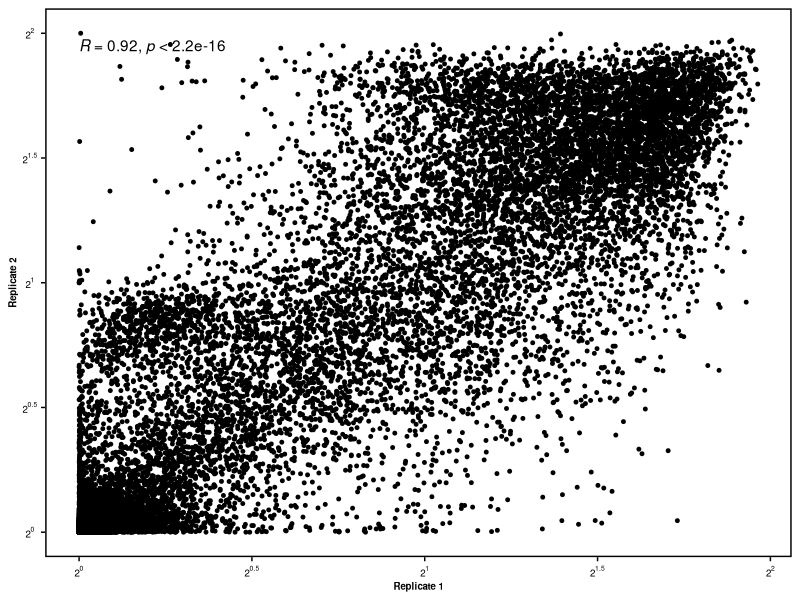
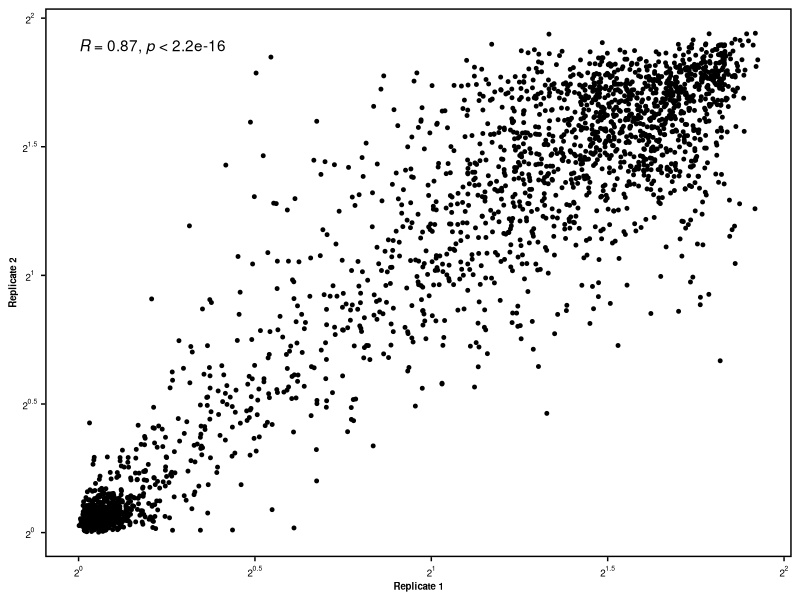
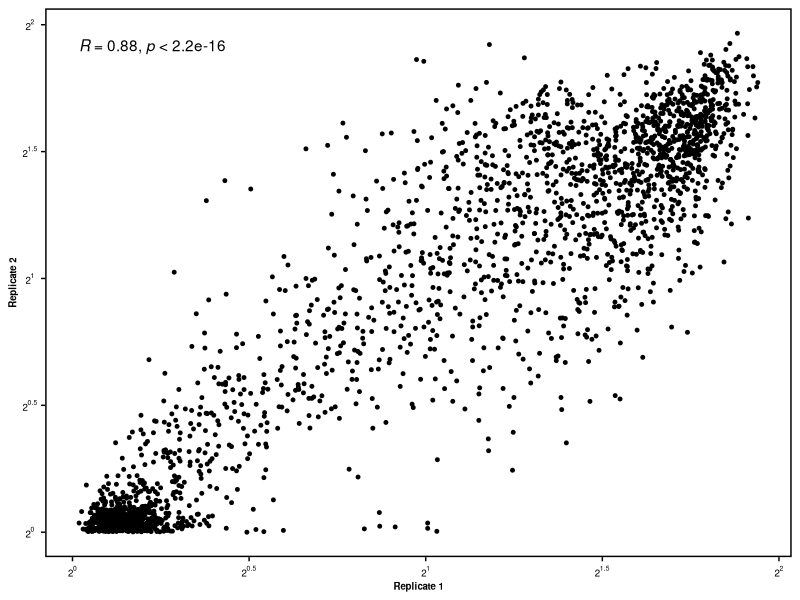
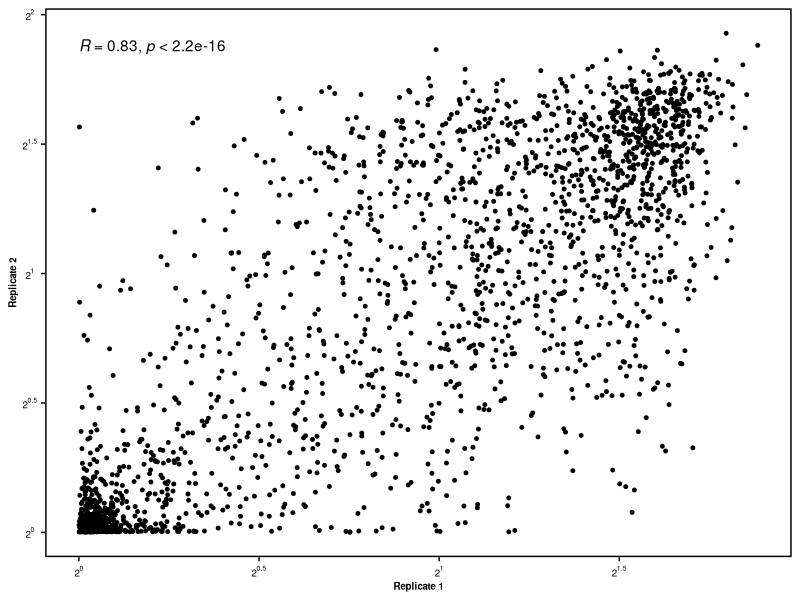
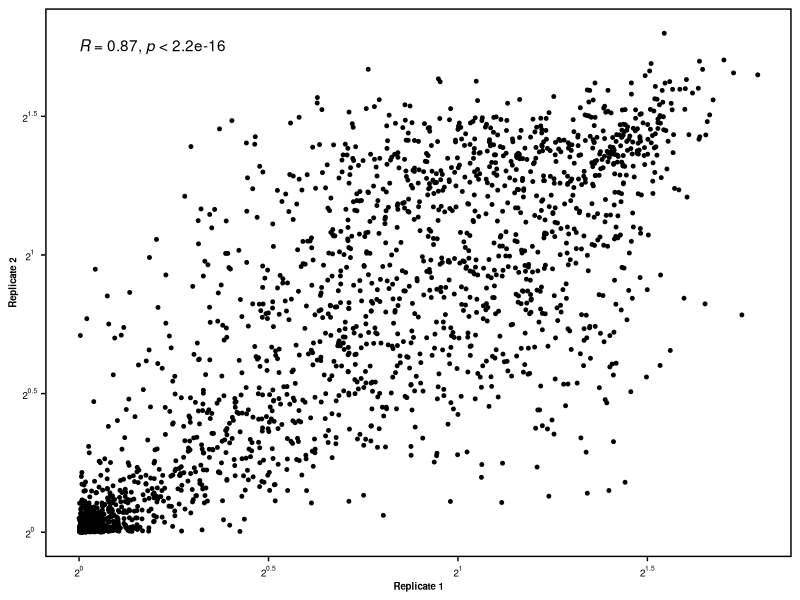
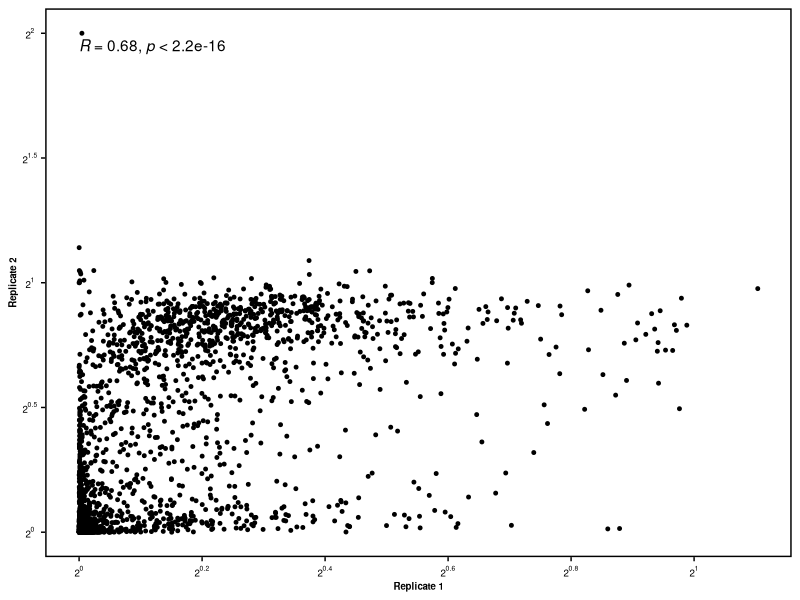
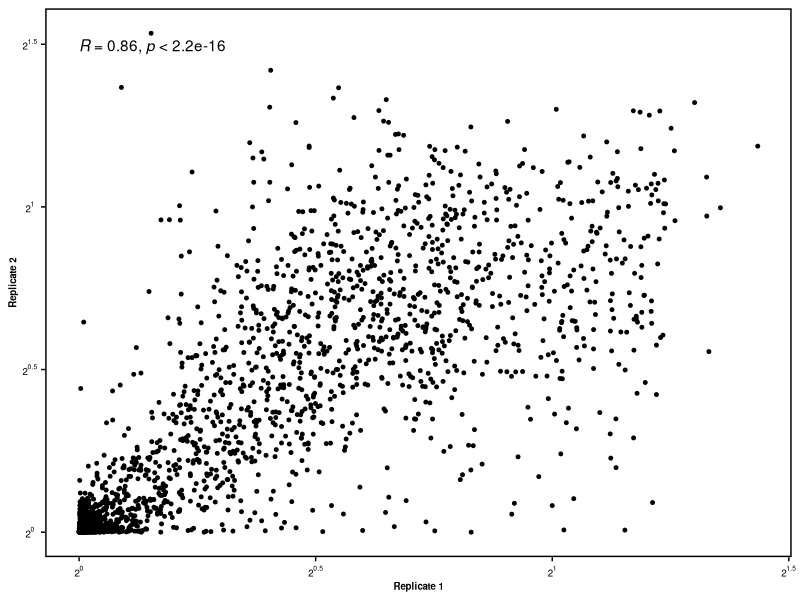
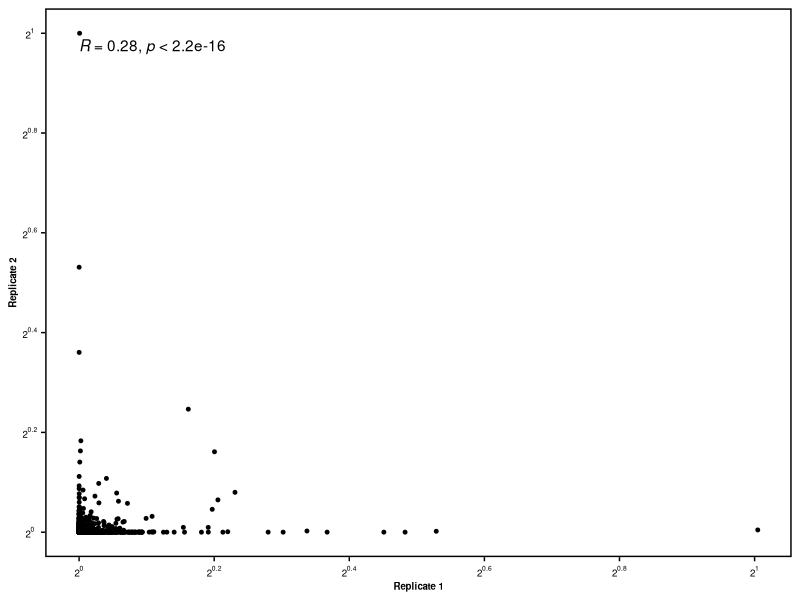

Write the R code that produced these figures, in order. (Note: a time limit stopped this script after it produced the figures.)
## ---- chunk 1
knitr::opts_chunk$set(echo = TRUE)
if(!file.exists("result")){
  dir.create(file.path("result"))
}
if(!file.exists("HC KD regression")){
  dir.create(file.path("HC KD regression"))
}
if(!file.exists("HC KD regression/rep1")){
  dir.create(file.path("HC KD regression/rep1"))
}
if(!file.exists("HC KD regression/rep2")){
  dir.create(file.path("HC KD regression/rep2"))
}
if(!file.exists("HC KD regression/mean")){
  dir.create(file.path("HC KD regression/mean"))
}
if(!file.exists("correlation")){
  dir.create(file.path("correlation"))
}
## ---- chunk 2
#load packages
library(dplyr)
library(ggplot2)
library(data.table)
library(broom)
library(gridExtra)
library(tidyr)
library(readxl)

library(ggpubr)
require(cowplot)
## ---- chunk 3
plot_kd_reg <- function(dt1,nls_broom, folder_suffix){
  concentration = c(1:20 %o% 10^(-13:-7)) # this should only generate 120 estimates per titration (faster!)
  nls_predictions <- dt1 %>%
    dplyr::select(mut) %>%
    merge(nls_broom %>%
            dplyr::select(-statistic, -p.value, -std.error) %>%
            spread(term, estimate),
          by="mut") %>%
    unique() %>%
    merge(dt1 %>% dplyr::select(mut, Kd_SE) %>% unique(), by="mut") %>%
    merge(as.data.frame(concentration), all=TRUE) %>%
    mutate(mean_bin = a*(concentration/(concentration+Kd))+b)
  
  annotations <- dt1 %>%
    dplyr::select(mut, Kd, Kd_SE,p.value) %>%
    unique()
  p<- ggplot(dt1, aes(conc, bin_mean)) +
    geom_point() +
    geom_line(data = nls_predictions,
              aes(concentration, mean_bin),
              color="red") + 
    scale_x_log10(lim=c(2e-14,2e-07)) +
    xlab("HA (M)") +
    ylab("Mean bin") +ggtitle(nls_predictions$mut[1])+
    geom_text(
      data    = annotations,
      mapping = aes(x = 5e-12,
                    y = 3,
                    label = c(paste(
                      "Kd=", format(Kd, digits=2),
                      "+/-", format(Kd_SE, digits=1), "M"," (p=",format(p.value, digits=2),")"))),
      size=2) +theme_cowplot(12)+
    theme(axis.text=element_text(size=7,face="bold",colour = 'black'),
          plot.title = element_text(color="black", size=8, face="bold.italic"),
          axis.text.x=element_text(angle=0,hjust=0.5,vjust=0.5,colour = 'black'),
          axis.text.y=element_text(hjust=0.5,vjust=0.5,colour = 'black'),
          axis.title=element_text(size=7,face="bold"),
          axis.line = element_line(colour = 'black', size = 0),
          panel.border = element_rect(colour = "black", fill=NA, size=1))
  ggsave(paste('HC KD regression/', folder_suffix, '/',
               nls_predictions$mut[1],'_regression_plot.png',sep=''),
         p,width=3, height=2, dpi=300,bg='white')
}
# define fun to plot correlation
plot_cor <- function(dt,bin){
  p1 <- ggscatter(dt, x = paste(bin,'1',sep=''), y = paste(bin,'2',sep=''), 
                conf.int = TRUE, size = 1,
                cor.coef = TRUE, cor.method = "spearman",
                xlab = "Replicate 1", ylab = "Replicate 2")+ 
  theme_cowplot(12)+
  theme(axis.text=element_text(size=7,face="bold",colour = 'black'),
        plot.title = element_text(color="black", size=8, face="bold.italic"),
        axis.text.x=element_text(angle=0,hjust=0.5,vjust=0.5,colour = 'black'),
        axis.text.y=element_text(hjust=0.5,vjust=0.5,colour = 'black'),
        axis.title=element_text(size=7,face="bold"),
        axis.line = element_line(colour = 'black', size = 0),
        panel.border = element_rect(colour = "black", fill=NA, size=1))
  ggsave(paste('correlation/correlation_',bin,'.png',sep=''),p1,width=3, height=3, dpi=300,bg='white')
}
# define fun to plot correlation
plot_cor_log1 <- function(dt,bin){
  p1 <- ggscatter(dt, x = paste(bin,'1',sep=''), y = paste(bin,'2',sep=''), 
                conf.int = TRUE, size = 1,
                cor.coef = TRUE, cor.method = "spearman",
                xlab = "Replicate 1", ylab = "Replicate 2")+ 
  yscale("log2", .format = TRUE)+ 
  xscale("log2", .format = TRUE)+
  theme_cowplot(12)+
  theme(axis.text=element_text(size=7,face="bold",colour = 'black'),
        plot.title = element_text(color="black", size=8, face="bold.italic"),
        axis.text.x=element_text(angle=0,hjust=0.5,vjust=0.5,colour = 'black'),
        axis.text.y=element_text(hjust=0.5,vjust=0.5,colour = 'black'),
        axis.title=element_text(size=7,face="bold"),
        axis.line = element_line(colour = 'black', size = 0),
        panel.border = element_rect(colour = "black", fill=NA, size=1))
  ggsave(paste('correlation/correlation_',bin,'.png',sep=''),p1,width=3, height=3, dpi=300,bg='white')
}
# define fun to plot correlation
plot_cor_log2 <- function(dt,bin,concentration){
  p1 <- ggscatter(dt, x = paste(bin,'1',sep=''), y = paste(bin,'2',sep=''), 
                conf.int = TRUE, size = 1,
                cor.coef = TRUE, cor.method = "spearman",
                xlab = "Replicate 1", ylab = "Replicate 2")+ 
  yscale("log2", .format = TRUE)+ 
  xscale("log2", .format = TRUE)+
  theme_cowplot(12)+
  theme(axis.text=element_text(size=7,face="bold",colour = 'black'),
        plot.title = element_text(color="black", size=8, face="bold.italic"),
        axis.text.x=element_text(angle=0,hjust=0.5,vjust=0.5,colour = 'black'),
        axis.text.y=element_text(hjust=0.5,vjust=0.5,colour = 'black'),
        axis.title=element_text(size=7,face="bold"),
        axis.line = element_line(colour = 'black', size = 0),
        panel.border = element_rect(colour = "black", fill=NA, size=1))
  ggsave(paste('correlation/correlation_',bin,concentration, '.png',sep=''),p1,width=3, height=3, dpi=300,bg='white')
}
## ---- chunk 4
# read data as dataframe
dt <- read.csv(file="../CR9114HC_GL_count_aa.tsv", sep = '\t')

dt[is.na(dt)] <-0
info_df <- read_excel("../../doc/germline_CR9114_FACS_info.xlsx")

# add info into count table - dt
names(dt)[3:83] <- info_df$`FACS Label`
## ---- chunk 5
# make total count for each sample
bin_count <- dt[, -c(1,2)] %>% colSums()
ratio <- c()
# calculate count/cell ratio
for (i in 1:81) {
  ratio[i]<- bin_count[i] / info_df$`FACS Counts`[i]
}
# normalization by count/cell ratio
for (i in 1:81) {
  dt[,i+2] <- dt[,i+2] / ratio[i]
}
# save date
write.csv(dt,'result/HC_count_table_norm.csv')

## ---- chunk 6
# add filter for count table to make sure that bin1 has count if there no antigen
dt <- dt %>%
  filter(`20230301_negative_Gateun` >= 1)%>%
  filter(`20230302_negative_Gateun` >= 1)

# calculate bin mean

# concentration list
conc_ls <- c('16nM','5nM','1.6nM','0.5nM','0.05nM','0.16nM','0.005nM','0.016nM','negative','Hatag')
# bin list
bin_ls <- c('_Gateun','_Gate1','_Gate2','_Gate3')
# repeat date list
rep_ls <- c('20230301_','20230302_')

# Create an empty data frame with the desired columns
clean_df <- data.frame(mut = character(), 
                        conc = numeric(), 
                        mut_class = character(),
                        bin_mean1 = numeric(),
                        bin_mean2 = numeric(),
                        bin_mean = numeric())
# loop over rows
for (i in 1:nrow(dt)) {
  for (c in conc_ls){
    bin1_1=dt[i,paste0(rep_ls[1], c, bin_ls[1])]
    bin2_1=dt[i,paste0(rep_ls[1], c, bin_ls[2])]
    bin3_1=dt[i,paste0(rep_ls[1], c, bin_ls[3])]
    bin4_1=dt[i,paste0(rep_ls[1], c, bin_ls[4])]
    
    # calculate mean bin for repeat1
    bin_mean1 = (bin1_1*1+bin2_1*2+bin3_1*3+bin4_1*4)/(bin1_1+bin2_1+bin3_1+bin4_1)
    
    bin1_2=dt[i,paste0(rep_ls[2], c, bin_ls[1])]
    bin2_2=dt[i,paste0(rep_ls[2], c, bin_ls[2])]
    bin3_2=dt[i,paste0(rep_ls[2], c, bin_ls[3])]
    bin4_2=dt[i,paste0(rep_ls[2], c, bin_ls[4])]
      
    # calculate mean bin for repeat2
    bin_mean2 = (bin1_2*1+bin2_2*2+bin3_2*3+bin4_2*4)/(bin1_2+bin2_2+bin3_2+bin4_2)
    bin_mean = mean(c(bin_mean1,bin_mean2))
    # Create a new row of data and append it to the data frame
    new_row <- data.frame(mut = dt[i,"mut"], 
                          conc = c, 
                          mut_class = dt[i,"mut_class"], 
                          bin_mean1 = bin_mean1, 
                          bin_mean2 = bin_mean2, 
                          bin_mean = bin_mean)
    
    clean_df <- rbind(clean_df, new_row)
    }
}
write.table(clean_df, "result/clean_count_table.tsv", sep="\t", row.names=FALSE)
## ---- chunk 7
# make a plot for correlation for bin mean
plot_cor_log1(clean_df,'bin_mean')


# concentration list
conc_ls <- c('16nM','5nM','1.6nM','0.5nM','0.05nM','0.16nM','0.005nM','0.016nM','negative','Hatag')
for (c in conc_ls) {
  dt1 <- clean_df %>% filter(conc ==c)
  plot_cor_log2(dt1,'bin_mean',c)
}
# make conc numeric
clean_df$conc[clean_df$conc == '16nM'] <-16e-09
clean_df$conc[clean_df$conc == '5nM'] <-5e-09
clean_df$conc[clean_df$conc == '1.6nM'] <-16e-10
clean_df$conc[clean_df$conc == '0.5nM'] <-5e-10
clean_df$conc[clean_df$conc == '0.05nM'] <-5e-11
clean_df$conc[clean_df$conc == '0.16nM'] <-16e-11
clean_df$conc[clean_df$conc == '0.005nM'] <-5e-12
clean_df$conc[clean_df$conc == '0.016nM'] <-16e-12
clean_df$conc[clean_df$conc == 'negative'] <-0e+0

clean_df$conc = as.numeric(as.character(clean_df$conc))

## ---- chunk 8
# make sure bin_0 is greater than bin_1 for no antigen
chosen_id <-unique(clean_df$mut)

KD_ls <- list()
# loop over sample id
for (id in chosen_id) {
  tryCatch({
    single_df <-  clean_df %>% filter(mut == id)
    nls_broom <- single_df %>%
      group_by(mut) %>%
      do(tidy(nls(bin_mean1 ~ a*(conc/(conc+Kd))+b,
                  data=.,
                  start=list(a=2,b=1,Kd=1e-9),
                  lower=list(a=1.5,b=1,Kd=5e-14),
                  upper=list(a=3,b=1.5,Kd=1e-5),
                  algorithm="port")))
    single_df <- single_df %>%
      merge(nls_broom %>%
              filter(term=="Kd") %>%
              rename(Kd="estimate",Kd_SE="std.error"), by="mut")
    single_df <- single_df[complete.cases(single_df),] # remove HA-tag row with null value
    
    plot_kd_reg(single_df,nls_broom, "rep1")
    
    KD_ls[[id]] <- single_df

    }, error=function(e){cat("ERROR :",conditionMessage(e), "\n")})
}
# merge kd dataframe by kd list
kd_df <-do.call("rbind",KD_ls)

# get kd summary
kd_summary <- kd_df %>%
  dplyr::select(mut, Kd, Kd_SE,p.value) %>%
  unique()
# save kd table
write.csv(kd_summary,"./result/HC_KD_table_rep1.csv", row.names = FALSE)

## ---- chunk 9
# make sure bin_0 is greater than bin_1 for no antigen
chosen_id <-unique(clean_df$mut)

KD_ls <- list()
# loop over sample id
for (id in chosen_id) {
  tryCatch({
    single_df <-  clean_df %>% filter(mut == id)
    nls_broom <- single_df %>%
      group_by(mut) %>%
      do(tidy(nls(bin_mean2 ~ a*(conc/(conc+Kd))+b,
                  data=.,
                  start=list(a=2,b=1,Kd=1e-9),
                  lower=list(a=1.5,b=1,Kd=5e-14),
                  upper=list(a=3,b=1.5,Kd=1e-5),
                  algorithm="port")))
    single_df <- single_df %>%
      merge(nls_broom %>%
              filter(term=="Kd") %>%
              rename(Kd="estimate",Kd_SE="std.error"), by="mut")
    single_df <- single_df[complete.cases(single_df),] # remove HA-tag row with null value
    
    plot_kd_reg(single_df,nls_broom, "rep2")
    
    KD_ls[[id]] <- single_df

    }, error=function(e){cat("ERROR :",conditionMessage(e), "\n")})
}
# merge kd dataframe by kd list
kd_df <-do.call("rbind",KD_ls)

# get kd summary
kd_summary <- kd_df %>%
  dplyr::select(mut, Kd, Kd_SE,p.value) %>%
  unique()
# save kd table
write.csv(kd_summary,"./result/HC_KD_table_rep2.csv", row.names = FALSE)

## ---- chunk 10
chosen_id <-unique(clean_df$mut)
# Third regression (bin_mean)
KD_ls <- list()
# loop over sample id
for (id in chosen_id) {
  tryCatch({
    single_df <-  clean_df %>% filter(mut == id)
    nls_broom <- single_df %>%
      group_by(mut) %>%
      do(tidy(nls(bin_mean ~ a*(conc/(conc+Kd))+b,    # 这里改为bin_mean
                  data=.,
                  start=list(a=2,b=1,Kd=1e-9),
                  lower=list(a=1.5,b=1,Kd=5e-14),
                  upper=list(a=3,b=1.5,Kd=1e-5),
                  algorithm="port")))
    single_df <- single_df %>%
      merge(nls_broom %>%
              filter(term=="Kd") %>%
              rename(Kd="estimate",Kd_SE="std.error"), by="mut")
    single_df <- single_df[complete.cases(single_df),] # remove HA-tag row with null value
    
    plot_kd_reg(single_df, nls_broom, "mean")    # 这里改为"mean"
    
    KD_ls[[id]] <- single_df

    }, error=function(e){cat("ERROR :",conditionMessage(e), "\n")})
}
# merge kd dataframe by kd list
kd_df <-do.call("rbind",KD_ls)

# get kd summary
kd_summary <- kd_df %>%
  dplyr::select(mut, Kd, Kd_SE,p.value) %>%
  unique()
# save kd table
write.csv(kd_summary,"./result/HC_KD_table_mean.csv", row.names = FALSE)
## ---- chunk 11
kd_rep1 <- read.csv(file="./result/HC_KD_table_rep1.csv", stringsAsFactors=F)
kd_rep2 <- read.csv(file="./result/HC_KD_table_rep2.csv", stringsAsFactors=F)
#kd_df <- read.csv(file="./result/HC_KD_table_summary.csv", stringsAsFactors=F)
merged_df <- merge(kd_rep1, kd_rep2, by = "mut", all = TRUE)
# Extract position from the 'mut' column
merged_df$position <- as.numeric(gsub("[^0-9]", "", merged_df$mut))

# Sort the data frame by the 'position' column
merged_df <- merged_df[order(merged_df$position), ]

write.csv(merged_df,"./result/HC_KD_table_summary_rep.csv", row.names = FALSE)
correlation <- cor(merged_df$Kd.x, merged_df$Kd.y,method = "spearman", use = "pairwise.complete.obs")

print(correlation)
